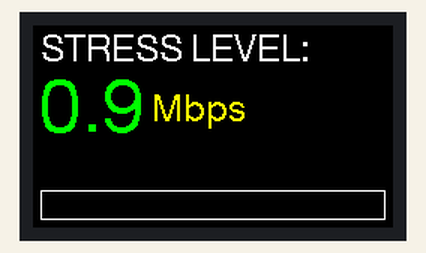
Bench run of a program on a simulated ESP32. Parts: 240×135 colour display. WiFi joins after 1.5 s; servers stay silent unless stated; what the program prints to the serial monitor is not drawn.

Above: at 1.8 s.
At 2.9 s:
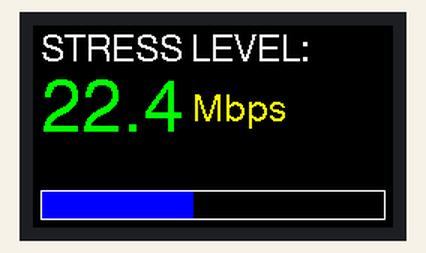

Measured:
- what the display in image 0 shows lasts 1.0 s, from 1.8 s to 2.8 s

The program:

main.cpp
```cpp
#include <Arduino.h>
#include <WiFi.h>
#include <WiFiUdp.h>
#include <TFT_eSPI.h>

const char* ssid = "Ziggo1395598";
const char* password = "d5nNgGc2byjv";
const char* target_ip = "192.168.178.11";
const uint16_t port = 1234;

WiFiUDP udp;
TFT_eSPI tft = TFT_eSPI();
char packetBuffer[1400]; // Optimized packet size for MTU

unsigned long bytesSent = 0;
float mbps = 0;
unsigned long lastTime = 0;

void setup() {
    Serial.begin(115200);
    tft.init();
    tft.setRotation(1);
    tft.fillScreen(TFT_BLACK);

    tft.setTextFont(4);
    tft.setTextColor(TFT_CYAN);
    tft.println("CONNECTING...");

    WiFi.begin(ssid, password);
    while (WiFi.status() != WL_CONNECTED) { delay(500); }

    tft.fillScreen(TFT_BLACK);
}

void loop() {
    // 1. Blast WiFi Data (Increased for more stress)
    for(int i = 0; i < 80; i++) {
        udp.beginPacket(target_ip, port);
        udp.write((const uint8_t*)packetBuffer, sizeof(packetBuffer));
        udp.endPacket();
        bytesSent += sizeof(packetBuffer);
    }

    unsigned long currentTime = millis();
    if (currentTime - lastTime >= 1000) {
        mbps = (bytesSent * 8.0) / 1000000.0;
        bytesSent = 0;
        lastTime = currentTime;

        // --- COORDINATE FIXES ---
        tft.setTextWrap(false);

        // 1. Clear text areas specifically
        tft.fillRect(0, 0, 240, 100, TFT_BLACK);

        // 2. Draw Label
        tft.setTextColor(TFT_WHITE);
        tft.drawString("STRESS LEVEL:", 5, 5, 4); // x=5, y=5, font=4

        // 3. Draw The Number (The core fix)
        // We use Font 6 (Large digits) because it's more reliable than Font 7
        tft.setTextColor(TFT_GREEN);
        int xPos = 5;
        int yPos = 35;

        // drawFloat returns the new X position after the number
        xPos += tft.drawFloat(mbps, 1, xPos, yPos, 6);

        // 4. Draw the Unit right after the number
        tft.setTextColor(TFT_YELLOW);
        tft.drawString(" Mbps", xPos, yPos + 10, 4);

        // 5. Stress Bar
        int barWidth = map((int)mbps, 0, 50, 0, 230);
        barWidth = constrain(barWidth, 0, 230);

        tft.drawRect(5, 110, 230, 20, TFT_WHITE); // Border
        tft.fillRect(6, 111, barWidth, 18, (mbps > 35) ? TFT_RED : TFT_BLUE);

        Serial.printf("Live Mbps: %.2f\n", mbps);
    }
    yield();
}
```
